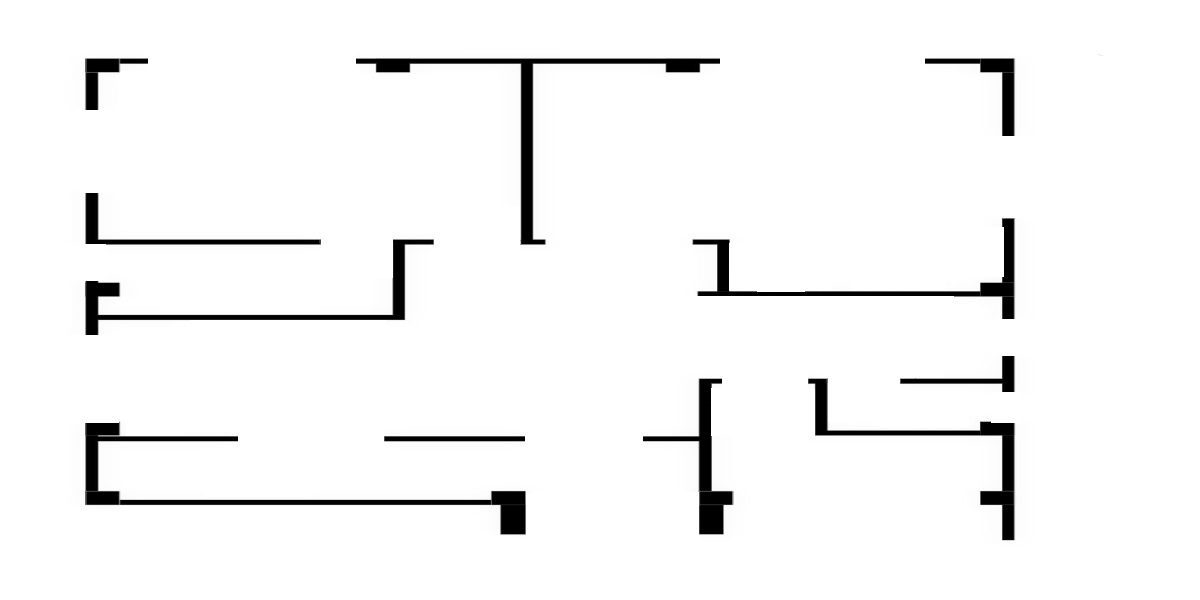
#> input picture With static image/plan1.jpg, 1200 x 600 px, given in place of cam.mp4, which was not available
$ python exframes.py
#> lines starting #> are read from the running program, lines starting #| are printed output that depends on the picture; after the words box and inside, x2 and y2 are one past the last pixel; in counts of white or black regions, pixels touching at a corner belong together
#> further down, frame is the input picture: shape (600, 1200, 3); min 0, max 255, mean 244.5
import cv2 as cv

def sketch(image):
    img_gray = cv.cvtColor(image, cv.COLOR_BGR2GRAY)
    img_gray_blur = cv.GaussianBlur(img_gray, (5,5), 0)
    canny_edges = cv.Canny(img_gray_blur, 30, 60)
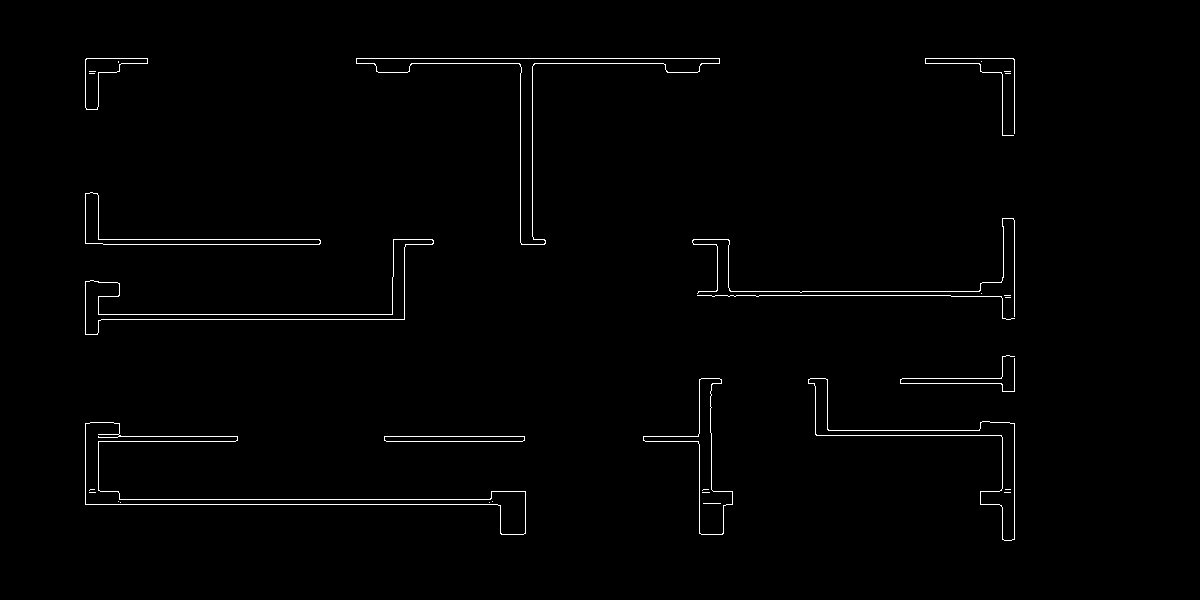
#> canny_edges: shape (600, 1200); 1.1% white in thin lines or dots, all inside (x1, y1, x2, y2) = (85, 58, 1015, 541)
    ret, mask = cv.threshold(canny_edges, 240, 255, cv.THRESH_BINARY_INV)
    return mask


cap= cv.VideoCapture("C:\\Users\\rosha\\OneDrive\\Documents\\ExtraS\\Clubs\\Optizen\\SLAM\\frames\\cam.mp4")
i=0
while(cap.isOpened()):
    ret, frame = cap.read()
    if ret == False:
        break
    frame = sketch(frame)
    cv.imwrite('frames/cam'+str(i)+'.png',frame)
    i+=1

cap.release()
cv.destroyAllWindows()

$ run again, on With static image/floorplan.png
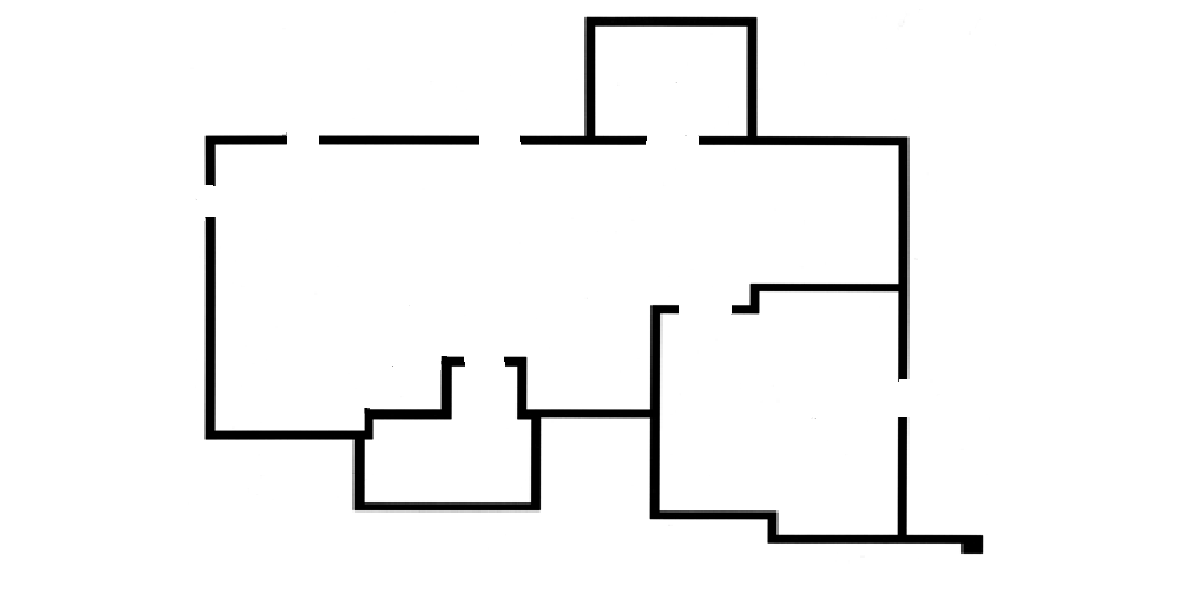
#> input picture With static image/floorplan.png, 1200 x 600 px, given in place of cam.mp4, which was not available
#> frame is the input picture: shape (600, 1200, 3); min 0, max 255, mean 244.5
#> in sketch, `canny_edges = cv.Canny(img_gray_blur, 30, 60)`:
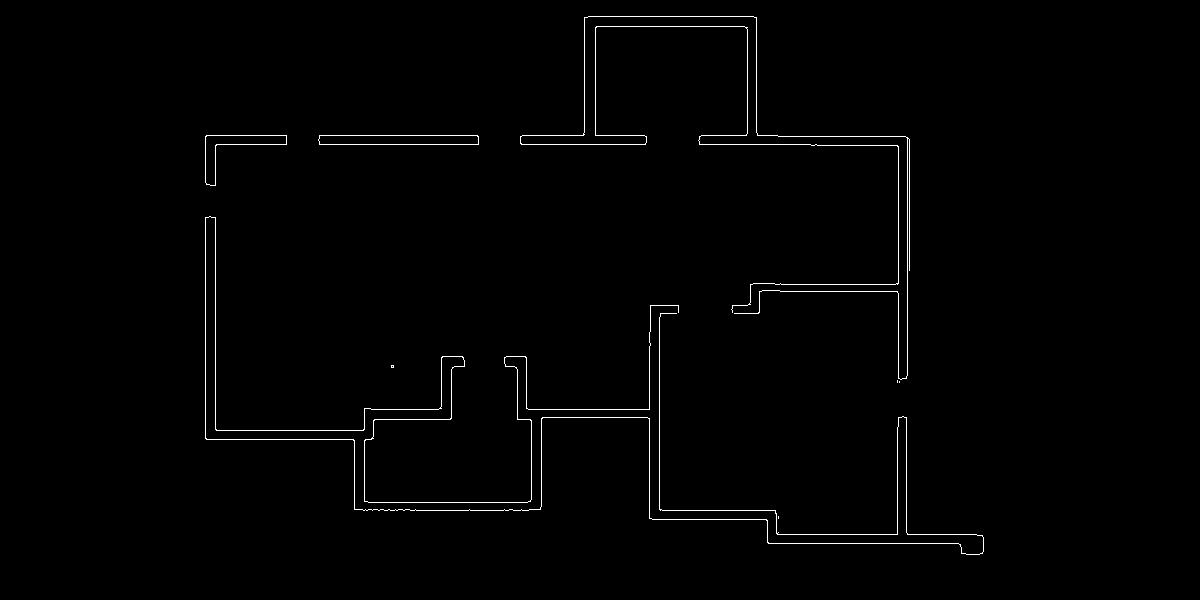
#> canny_edges: shape (600, 1200); 0.92% white in thin lines or dots, all inside (x1, y1, x2, y2) = (205, 16, 984, 555)
